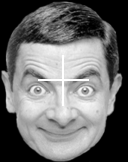
#> input picture plot/eeg/demo_stimuli/f.bmp, 128 x 162 px
$ python add_border.py
#> lines starting #> are read from the running program, lines starting #| are printed output that depends on the picture
from PIL import Image

img_path = "demo_stimuli/"
imgs = ["f.bmp", "f.bmp", "f.bmp", "u.bmp", "u.bmp", "u.bmp", "s.bmp", "s.bmp", "s.bmp"]
colors = ["#FF0000", "#FF6347", "#FFA07A", "#2E8B57", "#32CD32", "#98FB98", "#0000FF", "#6495ED", "#87CEFA"]
newimgs = ["fn", "fe", "fl", "un", "ue", "ul", "sn", "se", "sl"]

for i in range(9):
    current_img = Image.open(img_path + imgs[i])
#> current_img is the input picture: PIL image 128x162 L; min 0, max 255, mean 108.9
    x, y = current_img.size
#> x = 128; y = 162
    print(x, y)
#| 128 162
    new_pic = Image.new('RGB', (x + 18, y + 18), color=colors[i])
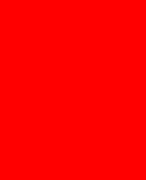
#> new_pic: PIL image 146x180 RGB; mean R, G, B 255, 0, 0
    new_pic.paste(current_img, (9, 9))
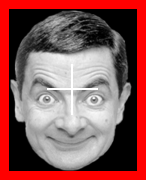
#> new_pic: PIL image 146x180 RGB; mean R, G, B 139.8, 86, 86
    new_pic.save(img_path + newimgs[i] + ".jpg")
